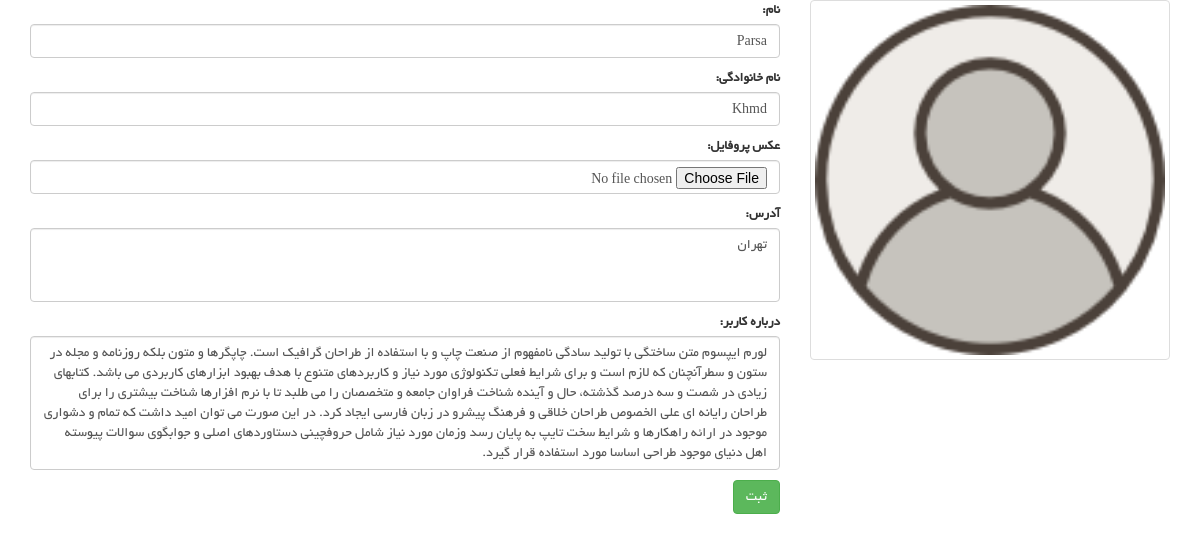
The app's page /user/edit-profile (signed in) with its own data.
### account_module/models.py (models this page shows, shortened)
class User(AbstractUser):
    avatar = models.ImageField(upload_to='images/profile', verbose_name='تصویر آواتار', null=True, blank=True)
    email_active_code = models.CharField(max_length=100, verbose_name='کد فعالسازی ایمیل')
    about_user = models.TextField(null=True, blank=True, verbose_name='درباره شخص')
    address = models.TextField(null=True, blank=True, verbose_name='آدرس')
    class Meta:
        verbose_name = 'کاربر'
        verbose_name_plural = 'کاربران'

### user_panel_module/views.py (the view, shortened to what this page needs)
# urls.py: path('edit-profile', views.EditUserProfilePage.as_view(), name='edit_profile_page'),
@method_decorator(login_required, name='dispatch')
class EditUserProfilePage(View):
    def get(self, request: HttpRequest):
        current_user = User.objects.filter(id=request.user.id).first()
        edit_form = EditProfileModelForm(instance=current_user)
        context = {
            'form': edit_form,
            'current_user': current_user
        }
        return render(request, 'user_panel_module/edit_profile_page.html', context)

### user_panel_module/forms.py
class EditProfileModelForm(forms.ModelForm):
    class Meta:
        model = User
        fields = ['first_name', 'last_name', 'avatar', 'address', 'about_user']
        widgets = {
            'first_name': forms.TextInput(attrs={
                'class': 'form-control'
            }),
            'last_name': forms.TextInput(attrs={
                'class': 'form-control'
            }),
            'avatar': forms.FileInput(attrs={
                'class': 'form-control'
            }),
            'address': forms.Textarea(attrs={
                'class': 'form-control',
                'rows': 3
            }),
            'about_user': forms.Textarea(attrs={
                'class': 'form-control',
                'rows': 6
            })
        }
        labels = {
            'first_name': 'نام',
            'last_name': ' نام خانوادگی',
            'avatar': 'عکس پروفایل',
            'address': 'آدرس',
            'about_user': 'درباره کاربر'
        }

### user_panel_module/templates/user_panel_module/edit_profile_page.html (shortened to what this page needs)
{% extends 'shared/_layout.html' %}
{% load render_partial %}
{% block content %}
    <div class="container">
        <div class="row">
            <div class="col-md-4 pull-right">
                {% if current_user.avatar %}
                    <a href="#" class="thumbnail">
                        <img style="width: 100%" src="{{ current_user.avatar.url }}" alt="">
                    </a>
                {% endif %}
            </div>
            <div class="col-md-8">
                <form enctype="multipart/form-data" action="{% url 'edit_profile_page' %}" method="post">
                    {{ form.as_p }}
                    <button type="submit" class="btn btn-success">ثبت</button>
                </form>
            </div>
        </div>
    </div>
{% endblock %}

### static/css/main.css (style rules this page uses)
body { font-family: 'BYekan'; font-size: 10pt; position: relative; font-weight: normal; direction: rtl; }
a { -webkit-transition: 300ms; -moz-transition: 300ms; -o-transition: 300ms; transition: 300ms; }
.chose_area input, select, textarea { background: #F0F0E9; border: 0; color: #696763; padding: 6px; width: 100%; border-radius: 0; resize: none }

### records on screen
User: avatar (picture), first_name "Parsa", last_name "Khmd", address "تهران", about_user "لورم ایپسوم متن ساختگی با تولید سادگی نامفهوم از صنعت چاپ و با استفاده از طراحان گرافیک است. چاپگرها و متون بلکه روزنامه و مجله در ستون و سطرآنچنان که لازم است و برای شرایط فعلی تکنولوژی مورد نیاز و کاربردهای متنوع با هدف بهبود ابزارهای کاربردی می باشد. کتابهای زیادی در شصت و سه درصد گذشته، حال و آینده شناخت فراوان جامعه و متخصصان را می طلبد تا با نرم افزارها شناخت بیشتری را برای طراحان رایانه ای علی الخصوص طراحان خلاقی و فرهنگ پیشرو در زبان فارسی ایجاد کرد. در این صورت می توان امید داشت که تمام و دشواری موجود در ارائه راهکارها و شرایط سخت تایپ به پایان رسد وزمان مورد نیاز شامل حروفچینی دستاوردهای اصلی و جوابگوی سوالات پیوسته اهل دنیای موجود طراحی اساسا مورد استفاده قرار گیرد."
